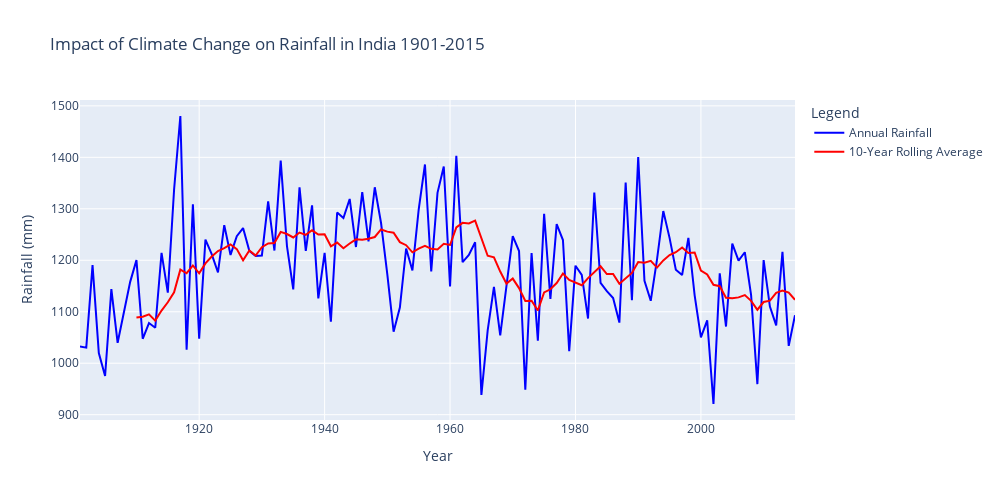

Notebook code for this chart:
### Markdown cell above
Now, we will calculate 10-year rolling average of rainfall to identify long-term trends and smooth out short-term variations.
This will help assess the potential impact of climate change on rainfall patterns:

### Code cell
from textwrap import fill
# calculate rolling averages to assess climate change impact
rainfall_data['10-Year Rolling Avg']=rainfall_data['ANNUAL'].rolling(window=10).mean()

fig_climate_change= go.Figure()

fig_climate_change.add_trace(go.Scatter(
    x=rainfall_data['YEAR'],
    y=rainfall_data['ANNUAL'],
    mode='lines',
    name='Annual Rainfall',
    line=dict(color='blue',width=2)
))

fig_climate_change.add_trace(go.Scatter(
    x=rainfall_data['YEAR'],
    y=rainfall_data['10-Year Rolling Avg'],
    mode='lines',
    name='10-Year Rolling Average',
    line=dict(color='red',width=2)
))

fig_climate_change.update_layout(
    title='Impact of Climate Change on Rainfall in India 1901-2015',
    xaxis_title ='Year',
    yaxis_title="Rainfall (mm)",
    legend=dict(title='Legend'),
    height=500,
    width=1000
)
fig_climate_change.show()
